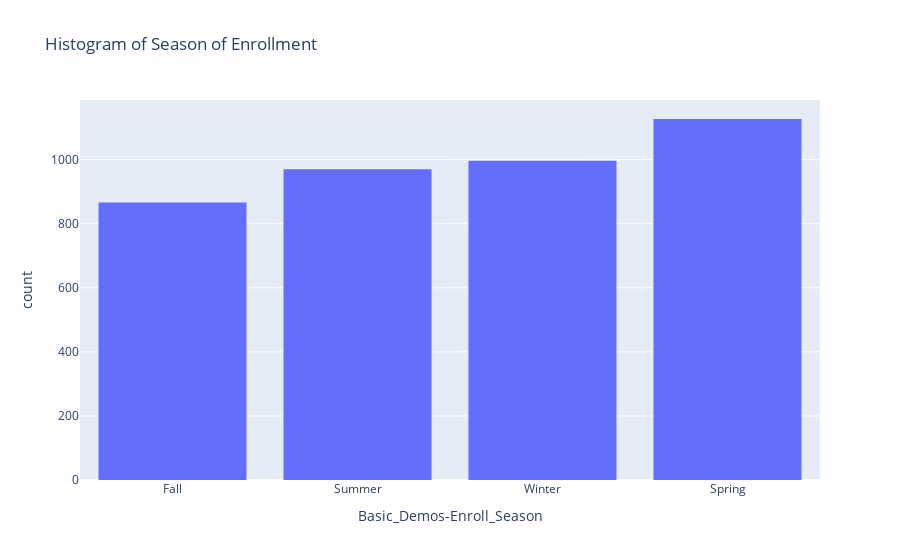

The code cell stored with this chart in its notebook:
### Markdown cell above
##### CSV Data Exploration: Demographics

### Code cell
#Season of enrollment
histogram(tableData.select('Basic_Demos-Enroll_Season'), x='Basic_Demos-Enroll_Season', title = 'Histogram of Season of Enrollment')

### Figure 1 — Plotly figure (JSON) as saved in the notebook; plotly's stock layout.template omitted (floating-point values rounded to 4 significant figures; data arrays with more than 128 entries replaced by an {"elided": "..."} marker saying what was removed)
{"data": [{"alignmentgroup": "True", "bingroup": "x", "hovertemplate": "Basic_Demos-Enroll_Season=%{x}<br>count=%{y}<extra></extra>", "legendgroup": "", "marker": {"color": "#636efa", "pattern": {"shape": ""}}, "name": "", "offsetgroup": "", "orientation": "v", "showlegend": false, "type": "histogram", "x": {"elided": "3960 str values"}, "xaxis": "x", "yaxis": "y"}], "layout": {"barmode": "relative", "legend": {"tracegroupgap": 0}, "title": {"text": "Histogram of Season of Enrollment"}, "xaxis": {"anchor": "y", "domain": [0, 1], "title": {"text": "Basic_Demos-Enroll_Season"}}, "yaxis": {"anchor": "x", "domain": [0, 1], "title": {"text": "count"}}}}
